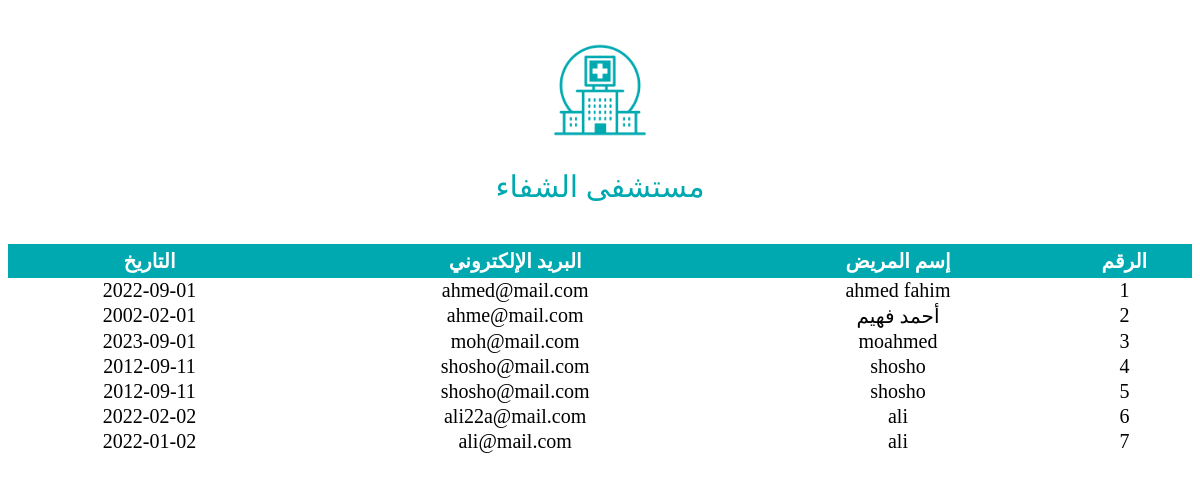
The app's page /admin.php with its own data.
### tables this page shows
CREATE TABLE `patients` (
  `id` int(11) NOT NULL,
  `name` varchar(50) NOT NULL,
  `email` varchar(100) NOT NULL,
  `date` date NOT NULL
);

### admin.php (the view, shortened to what this page needs)
<?php
    include "header.php";
?>
<table>
    <th>الرقم</th>
    <th>إسم المريض</th>
    <th>البريد الإلكتروني</th>
    <th>التاريخ</th>
<?php
    $link = mysqli_init();
    $query = "SELECT * FROM patients";
    $result = mysqli_query($link,$query);
    if ($result){
        while($row = mysqli_fetch_assoc($result)){
            echo "<tr><td>" . $row['id'] .
             "</td><td>" . $row['name'] . "</td><td>"
             . $row['email'] . "</td><td>"
             . $row['date'] . "</td></tr>";
        }
        echo "</table>";
    }
    else{
        echo "×خطأ×";
    }
?>

### header.php (shortened to what this page needs)
<!DOCTYPE html>
<html lang="en">
<head>
    <link rel="stylesheet" href="css/style.css">
    <link rel="stylesheet" href="css/JannaLTRegular.css">
</head>
<body>
    <div class="main">
        <div class="logo">
            <img src="images/logo.png">
            <h2>مستشفى الشفاء</h2>
        </div>

### css/style.css (style rules this page uses)
* { font-family: 'janna lt'; box-sizing: border-box; direction: rtl; }
.logo { text-align: center; margin: 40px 0; }
.logo img { width: 100px; }
.logo h2 { font-size: 30px; font-weight: 500; color: #00a9b0; }
table { width: 100%; text-align: center; border-collapse: collapse; font-size: 20px; }
th { background: #00a9b0; color: #fff; padding: 5px 0; }

### records on screen
patients: id "1", name "ahmed fahim", email "ahmed@mail.com", date "2022-09-01"
patients: id "2", name "أحمد فهيم", email "ahme@mail.com", date "2002-02-01"
patients: id "3", name "moahmed", email "moh@mail.com", date "2023-09-01"
patients: id "4", name "shosho", email "shosho@mail.com", date "2012-09-11"
patients: id "5", name "shosho", email "shosho@mail.com", date "2012-09-11"
patients: id "6", name "ali", email "ali22a@mail.com", date "2022-02-02"
patients: id "7", name "ali", email "ali@mail.com", date "2022-01-02"
